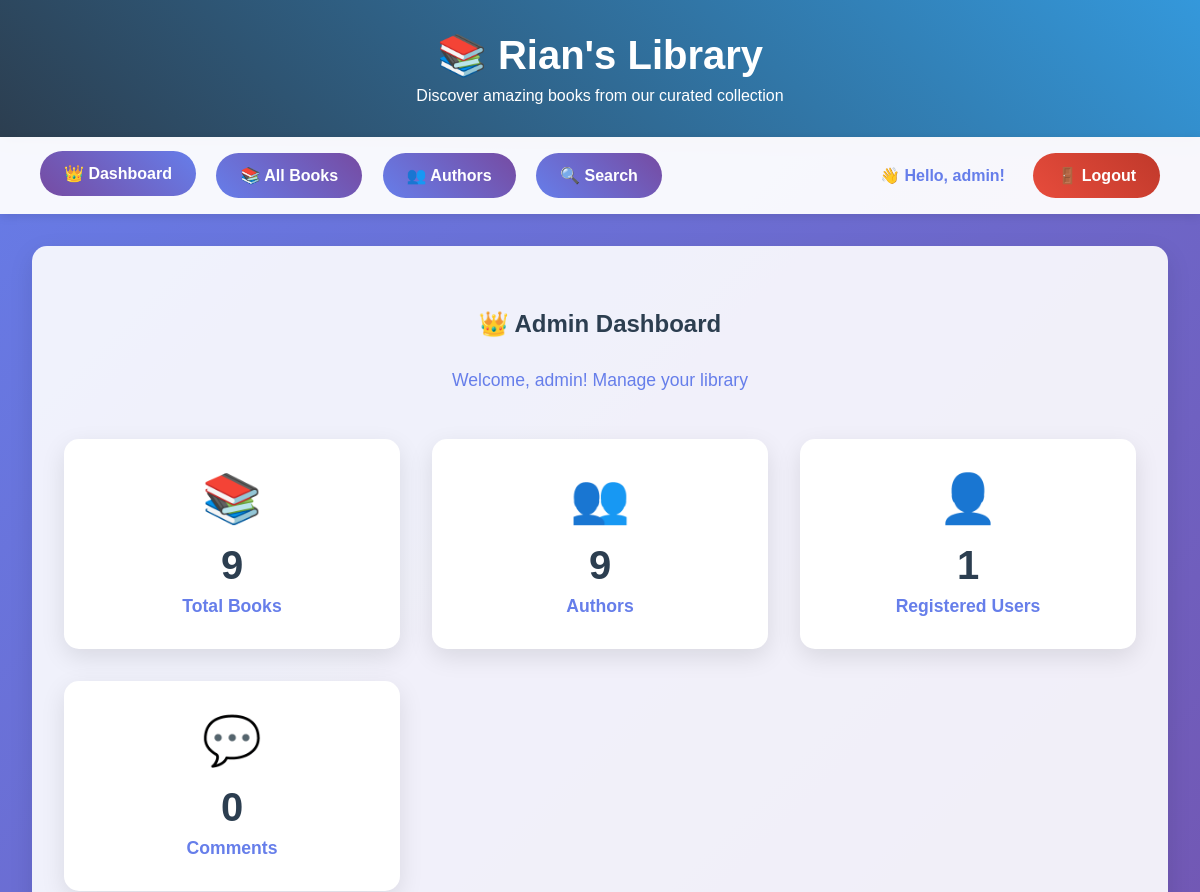
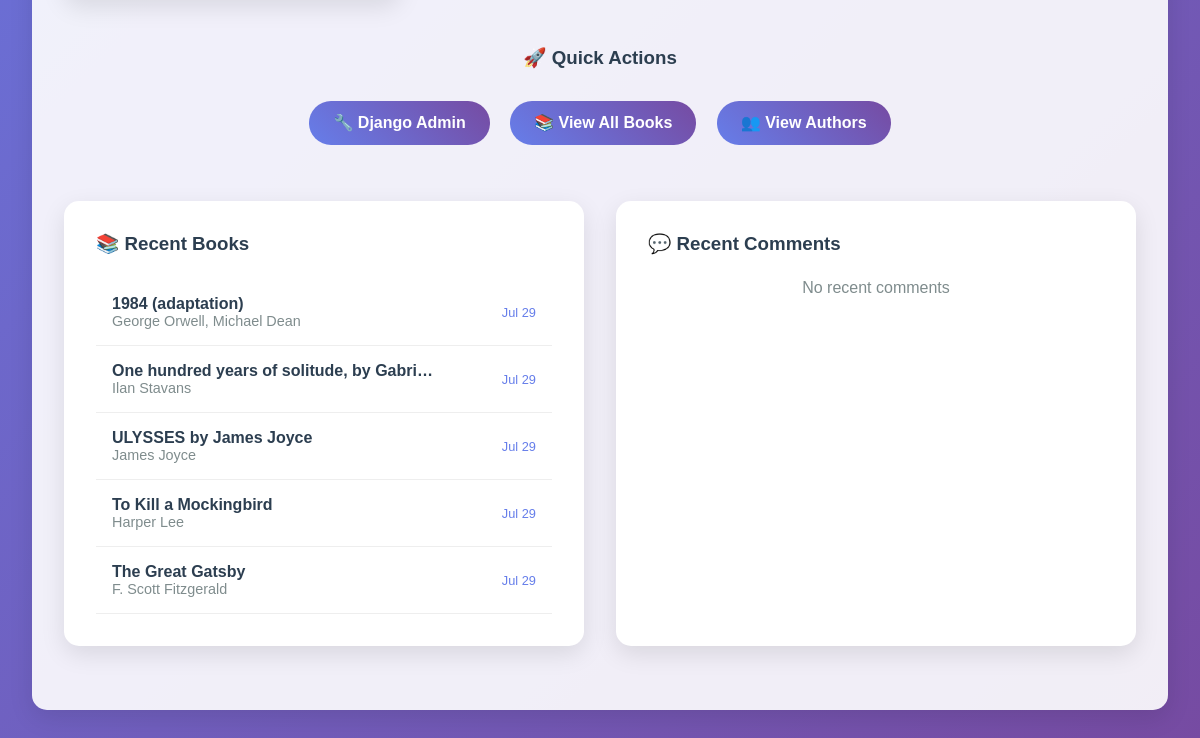
The page /admin-dashboard/ (signed in) on the database as committed earlier (2 pictures, top to bottom).
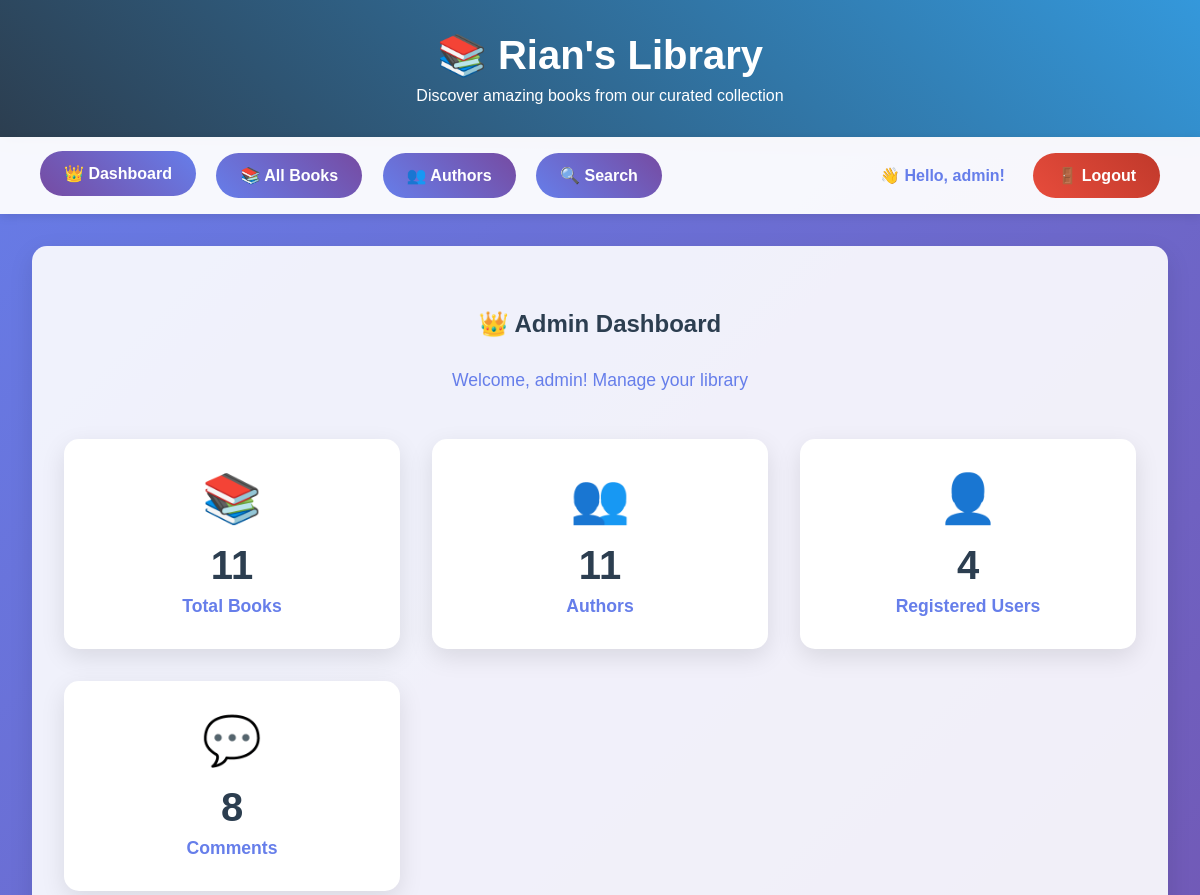
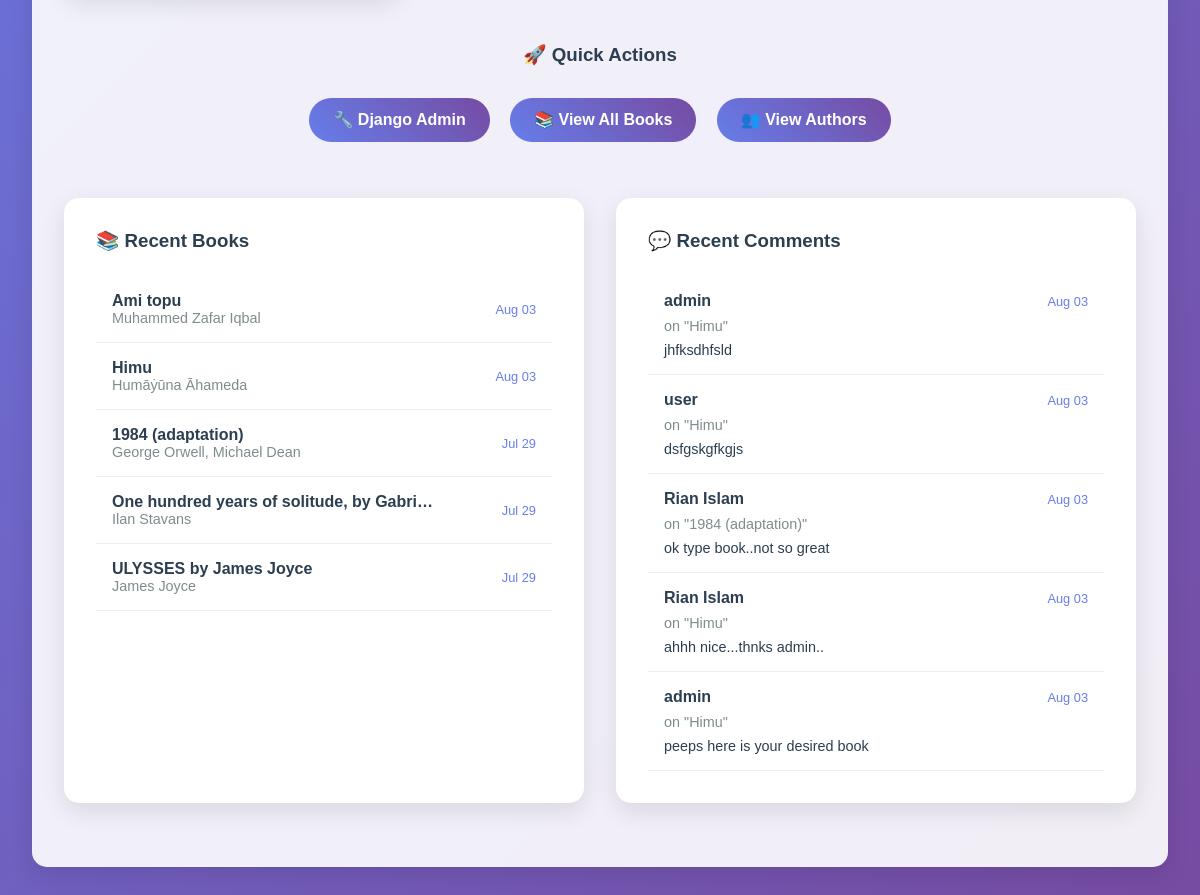
The same page on the database as committed later (2 pictures, top to bottom).
### books/models.py (models this page shows, shortened)
class Book(models.Model):
    title = models.CharField(max_length=300)
    authors = models.ManyToManyField(Author, related_name='books')
    cover_image = models.URLField(blank=True, null=True)
    publication_year = models.CharField(max_length=10, blank=True, null=True)
    isbn = models.CharField(max_length=20, blank=True, null=True)
    description = models.TextField(blank=True, null=True)
    open_library_key = models.CharField(max_length=100, blank=True, null=True)
    created_at = models.DateTimeField(auto_now_add=True)
    updated_at = models.DateTimeField(auto_now=True)
    class Meta:
        ordering = ['-created_at']

class Author(models.Model):
    name = models.CharField(max_length=200, unique=True)
    birth_date = models.CharField(max_length=50, blank=True, null=True)
    bio = models.TextField(blank=True, null=True)
    created_at = models.DateTimeField(auto_now_add=True)
    class Meta:
        ordering = ['name']

class Comment(models.Model):
    book = models.ForeignKey(Book, on_delete=models.CASCADE, related_name='comments')
    user = models.ForeignKey(User, on_delete=models.CASCADE)
    content = models.TextField()
    created_at = models.DateTimeField(auto_now_add=True)
    updated_at = models.DateTimeField(auto_now=True)
    class Meta:
        ordering = ['-created_at']

### books/views.py (the view)
# urls.py: path('admin-dashboard/', views.admin_dashboard, name='admin_dashboard'),
def admin_dashboard(request):
    if not request.user.is_authenticated or not request.user.is_staff:
        return redirect('books:home')
    total_books = Book.objects.count()
    total_authors = Author.objects.count()
    total_users = User.objects.count()
    total_comments = Comment.objects.count()
    recent_books = Book.objects.all().order_by('-created_at')[:5]
    recent_comments = Comment.objects.all().select_related('user', 'book').order_by('-created_at')[:5]
    context = {
        'user': request.user,
        'total_books': total_books,
        'total_authors': total_authors,
        'total_users': total_users,
        'total_comments': total_comments,
        'recent_books': recent_books,
        'recent_comments': recent_comments,
    }
    return render(request, 'books/admin_dashboard.html', context)

### templates/books/admin_dashboard.html (shortened to what this page needs)
{% extends 'base.html' %}
{% load static %}
{% block content %}
<div style="text-align: center; margin-bottom: 3rem;">
    <h2>👑 Admin Dashboard</h2>
    <p style="color: #667eea; font-size: 1.1rem;">Welcome, {{ user.first_name|default:user.username }}! Manage your library</p>
</div>
<div style="display: grid; grid-template-columns: repeat(auto-fit, minmax(250px, 1fr)); gap: 2rem; margin-bottom: 3rem;">
    <div class="stat-card">
        <div class="stat-icon">📚</div>
        <div class="stat-number">{{ total_books }}</div>
        <div class="stat-label">Total Books</div>
    </div>
    <div class="stat-card">
        <div class="stat-icon">👥</div>
        <div class="stat-number">{{ total_authors }}</div>
        <div class="stat-label">Authors</div>
    </div>
    <div class="stat-card">
        <div class="stat-icon">👤</div>
        <div class="stat-number">{{ total_users }}</div>
        <div class="stat-label">Registered Users</div>
    </div>
    <div class="stat-card">
        <div class="stat-icon">💬</div>
        <div class="stat-number">{{ total_comments }}</div>
        <div class="stat-label">Comments</div>
    </div>
</div>
<div style="text-align: center; margin-bottom: 3rem;">
    <h3 style="color: #2c3e50; margin-bottom: 1.5rem;">🚀 Quick Actions</h3>
    <a href="/admin/" class="nav-btn" style="margin: 0.5rem;">🔧 Django Admin</a>
    <a href="{% url 'books:all_books' %}" class="nav-btn" style="margin: 0.5rem;">📚 View All Books</a>
    <a href="{% url 'books:authors' %}" class="nav-btn" style="margin: 0.5rem;">👥 View Authors</a>
</div>
<div style="display: grid; grid-template-columns: 1fr 1fr; gap: 2rem; margin-bottom: 2rem;">
    <div style="background: white; padding: 2rem; border-radius: 15px; box-shadow: 0 8px 25px rgba(0,0,0,0.1);">
        <h3 style="color: #2c3e50; margin-bottom: 1.5rem;">📚 Recent Books</h3>
        {% if recent_books %}
            {% for book in recent_books %}
                <div style="padding: 1rem; border-bottom: 1px solid #eee; display: flex; justify-content: space-between; align-items: center;">
                    <div>
                        <div style="font-weight: 600; color: #2c3e50;">{{ book.title|truncatechars:40 }}</div>
                        <div style="color: #7f8c8d; font-size: 0.9rem;">
                            {% for author in book.authors.all %}{{ author.name }}{% if not forloop.last %}, {% endif %}{% endfor %}
                        </div>
                    </div>
                    <div style="color: #667eea; font-size: 0.8rem;">
                        {{ book.created_at|date:"M d" }}
                    </div>
                </div>
            {% endfor %}
        {% else %}
            <p style="color: #7f8c8d; text-align: center;">No recent books</p>
        {% endif %}
    </div>
    <div style="background: white; padding: 2rem; border-radius: 15px; box-shadow: 0 8px 25px rgba(0,0,0,0.1);">
        <h3 style="color: #2c3e50; margin-bottom: 1.5rem;">💬 Recent Comments</h3>
        {% if recent_comments %}
            {% for comment in recent_comments %}
                <div style="padding: 1rem; border-bottom: 1px solid #eee;">
                    <div style="display: flex; justify-content: space-between; align-items: center; margin-bottom: 0.5rem;">
                        <div style="font-weight: 600; color: #2c3e50;">{{ comment.user.first_name|default:comment.user.username }}</div>
                        <div style="color: #667eea; font-size: 0.8rem;">{{ comment.created_at|date:"M d" }}</div>
                    </div>
                    <div style="color: #7f8c8d; font-size: 0.9rem; margin-bottom: 0.5rem;">
                        on "{{ comment.book.title|truncatechars:30 }}"
                    </div>
                    <div style="color: #2c3e50; font-size: 0.9rem;">
                        {{ comment.content|truncatechars:60 }}
                    </div>
                </div>
            {% endfor %}
        {% else %}
            <p style="color: #7f8c8d; text-align: center;">No recent comments</p>
        {% endif %}
    </div>
</div>
{% endblock %}

Rows that differ between the two databases and show on the page:
no longer on this page (row unchanged): Book: title "To Kill a Mockingbird", created_at "Jul 29"
no longer on this page (row unchanged): Author: name "Harper Lee", shown under "To Kill a Mockingbird"
no longer on this page (row unchanged): Book: title "The Great Gatsby", created_at "Jul 29"
no longer on this page (row unchanged): Author: name "F. Scott Fitzgerald", shown under "The Great Gatsby"
added Book: title "Ami topu", created_at "Aug 03"
added Author: name "Muhammed Zafar Iqbal", shown under "Ami topu"
added Book: title "Himu", created_at "Aug 03"
added Author: name "Humāẏūna Āhameda", shown under "Himu"
added Comment: user.first_name "admin", created_at "Aug 03", book "Himu", content "jhfksdhfsld"
added Comment: user.first_name "user", created_at "Aug 03", book "Himu", content "dsfgskgfkgjs"
added Comment: user.first_name "Rian Islam", created_at "Aug 03", book "1984 (adaptation)", content "ok type book..not so great"
added Comment: user.first_name "Rian Islam", created_at "Aug 03", book "Himu", content "ahhh nice...thnks admin.."
added Comment: user.first_name "admin", created_at "Aug 03", book "Himu", content "peeps here is your desired book"
Other text that changed with them:
{{ total_books }}: "9" → "11"
{{ total_authors }}: "9" → "11"
{{ total_users }}: "1" → "4"
{{ total_comments }}: "0" → "8"
text no longer shown: "No recent comments"
